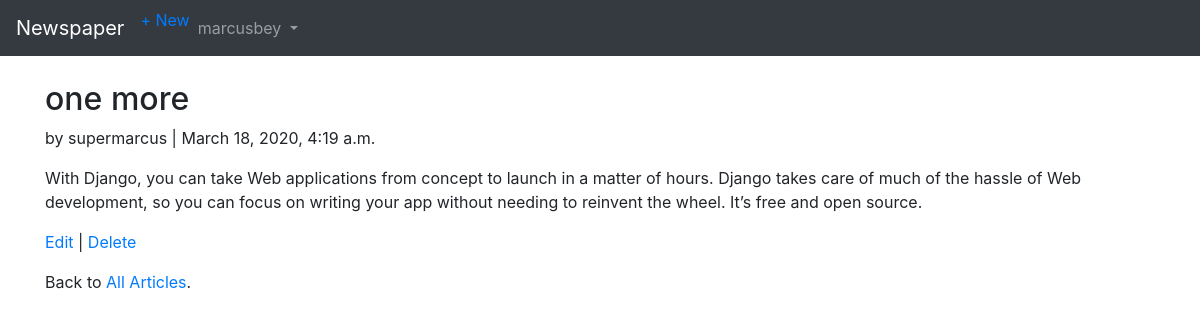
/articles/2/ (signed in), run on the app's committed database.
### users/models.py (models this page shows)
class CustomUser(AbstractUser):
	age = models.PositiveIntegerField(null=True, blank=True)

### articles/models.py (models this page shows, shortened)
class Article(models.Model):
	title = models.CharField(max_length=255)
	body = models.TextField()
	date = models.DateTimeField(auto_now_add=True)
	author = models.ForeignKey(get_user_model(), on_delete=models.CASCADE, related_name='comments',)

### articles/views.py (the view)
class ArticleDetailView(LoginRequiredMixin, DetailView):
	model = Article
	template_name = 'article_detail.html'
	login_url = 'login'

### templates/article_detail.html
{% extends 'base.html' %}
{% block content %}
<div class="article-entry">
	<h2>{{ object.title }}</h2>
	<p>by {{ object.author }} | {{ object.date }}</p>
	<p>{{ object.body }}</p>
</div>
<p><a href="{% url 'article_edit' article.pk %}">Edit</a> | <a href="{% url 'article_delete' article.pk %}">Delete</a>
</p>
<p>Back to <a href="{% url 'article_list' %}">All Articles</a>.</p>
{% endblock content %}

### templates/base.html (shortened to what this page needs)
<!doctype html>
<html lang="en">
	<head>
		<link rel="stylesheet" href="https://stackpath.bootstrapcdn.com/bootstrap/4.1.3/css/\bootstrap.min.css"crossorigin="anonymous">
	</head>
<body>
	<nav class="navbar navbar-expand-md navbar-dark bg-dark mb-4">
		<a class="navbar-brand" href="{% url 'home' %}">Newspaper</a>
		<div class="collapse navbar-collapse" id="navbarCollapse">
			{% if user.is_authenticated %}
			<ul class="navbar-nav mr-auto">
				<li class="nav-item"><a href="{% url 'article_new' %}">+ New</a></li>
				<li class="nav-item">
					<a class="nav-link dropdown-toggle" href="#" id="userMenu"
					data-toggle="dropdown" aria-haspopup="true" aria-expanded="false">
					{{ user.username }}
					</a>
				</li>
			</ul>
			{% else %}
				<form class="form-inline ml-auto">
				<a href="{% url 'login' %}" class="btn btn-outline-secondary"> Log In</a>
				<a href="{% url 'signup' %}" class="btn btn-primary ml-2">
				Sign up</a>
				</form>
			{% endif %}
		</div>
	</nav>
	<div class="container">
	  {% block content %}
	{% endblock content %}
	</div>
</body>
</html>

### data on the page
CustomUser: username "marcusbey"
Article: title "one more", author "supermarcus", date "March 18, 2020, 4:19 a.m.", body "With Django, you can take Web applications from concept to launch in a matter of hours. Django takes care of much of the hassle of Web development, so you can focus on writing your app without needing to reinvent the wheel. It’s free and open source."
